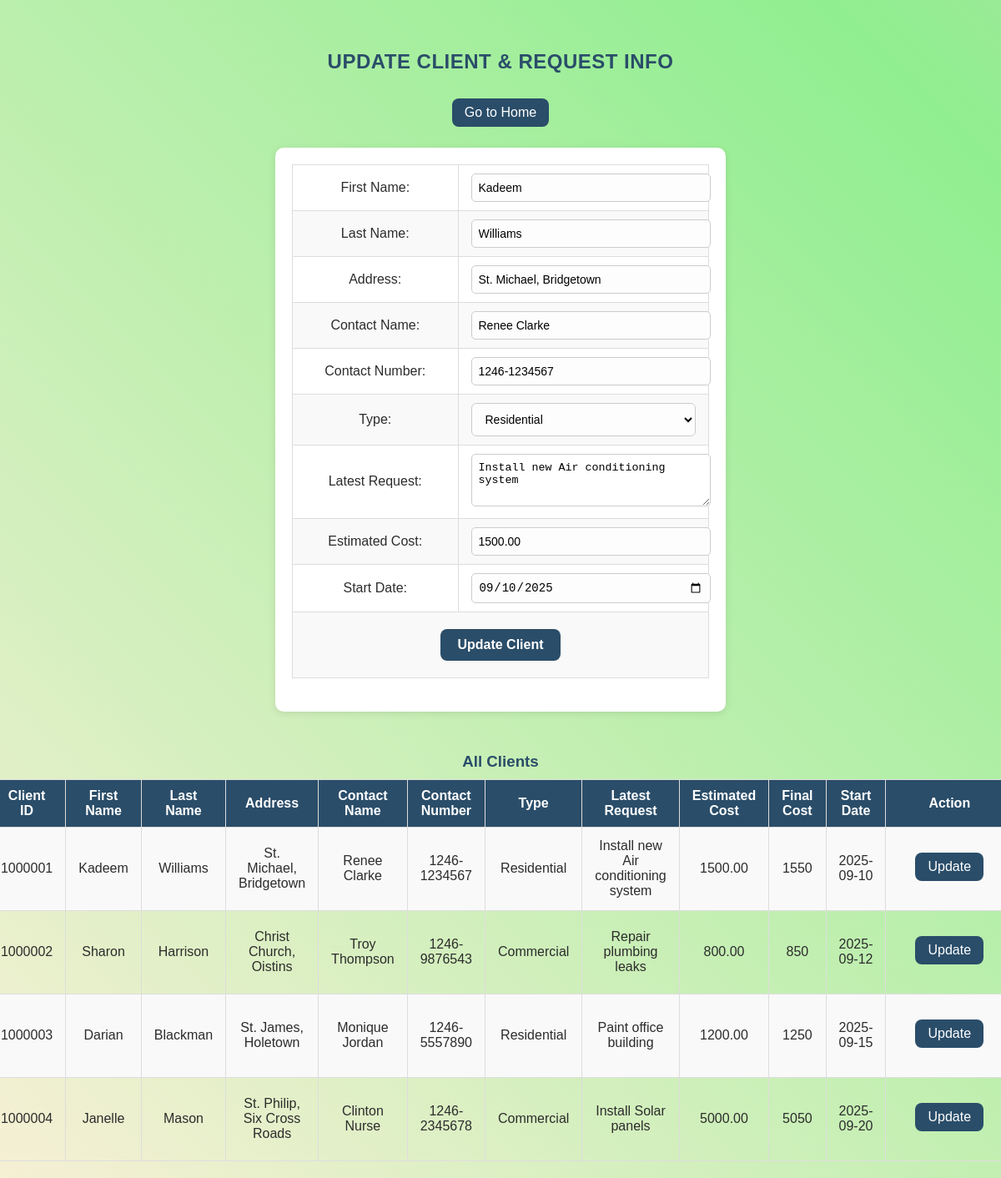
The page /updateClient.php?ClientId=1000001 on the database its author committed.
### tables this page shows
CREATE TABLE IF NOT EXISTS `client` (
  `ClientId` int NOT NULL AUTO_INCREMENT,
  `FirstName` varchar(60) DEFAULT NULL,
  `LastName` varchar(60) DEFAULT NULL,
  `Address` varchar(120) DEFAULT NULL,
  `ContactName` varchar(60) DEFAULT NULL,
  `ContactNumber` varchar(12) DEFAULT NULL,
  `Type` varchar(50) DEFAULT NULL,
  PRIMARY KEY (`ClientId`)
);

### updateClient.php (the view, shortened to what this page needs)
<!DOCTYPE html>
<html>
<head>
    <link rel="stylesheet" href="style.css">
</head>
<body>
    <h2>UPDATE CLIENT & REQUEST INFO</h2>
    <a href="index.php">Go to Home</a>
    <?php
    require_once('mysql_connect.php');
    $ClientId = 0;
    if (isset($_GET['ClientId'])) $ClientId = intval($_GET['ClientId']);
    elseif (isset($_POST['ClientId'])) $ClientId = intval($_POST['ClientId']);
    if ($ClientId > 0) {
        $sql = "SELECT c.*,
                       (SELECT Description FROM Request WHERE ClientId=c.ClientId ORDER BY RequestId DESC LIMIT 1) AS LatestRequest,
                       (SELECT EstimatedCost FROM Request WHERE ClientId=c.ClientId ORDER BY RequestId DESC LIMIT 1) AS EstimatedCost,
                       (SELECT StartDate FROM Request WHERE ClientId=c.ClientId ORDER BY RequestId DESC LIMIT 1) AS StartDate
                FROM Client c
                WHERE c.ClientId=$ClientId";
        $result = mysqli_query($dbcon, $sql);
        if (mysqli_num_rows($result) > 0) {
            $client = mysqli_fetch_assoc($result);
    ?>
            <form action="updateClient.php" method="post">
                <table cellpadding="5" cellspacing="0" border="0">
                    <tr>
                        <td>First Name:</td>
                        <td><input type="text" name="FirstName" value="<?php echo $client['FirstName']; ?>"></td>
                    </tr>
                    <tr>
                        <td>Last Name:</td>
                        <td><input type="text" name="LastName" value="<?php echo $client['LastName']; ?>"></td>
                    </tr>
                    <tr>
                        <td>Address:</td>
                        <td><input type="text" name="Address" value="<?php echo $client['Address']; ?>"></td>
                    </tr>
                    <tr>
                        <td>Contact Name:</td>
                        <td><input type="text" name="ContactName" value="<?php echo $client['ContactName']; ?>"></td>
                    </tr>
                    <tr>
                        <td>Contact Number:</td>
                        <td><input type="text" name="ContactNumber" value="<?php echo $client['ContactNumber']; ?>"></td>
                    </tr>
                    <tr>
                        <td>Type:</td>
                        <td>
                            <select name="Type">
                                <option value="Residential" <?php if ($client['Type'] == 'Residential') echo "selected"; ?>>Residential</option>
                            </select>
                        </td>
                    </tr>
                    <tr>
                        <td>Latest Request:</td>
                        <td><textarea name="Description" rows="3"><?php echo htmlspecialchars($client['LatestRequest']); ?></textarea></td>
                    </tr>
                    <tr>
                        <td>Estimated Cost:</td>
                        <td><input type="number" name="EstimatedCost" value="<?php echo $client['EstimatedCost']; ?>"></td>
                    </tr>
                    <tr>
                        <td>Start Date:</td>
                        <td><input type="date" name="StartDate" value="<?php echo $client['StartDate']; ?>"></td>
                    </tr>
                    <tr>
                        <td colspan="2" align="center">
                            <input type="submit" name="submit" value="Update Client">
                        </td>
                    </tr>
                </table>
            </form>
    <?php
        }
    }
    echo "<h3>All Clients</h3>";
    $allClients = mysqli_query($dbcon, "
        SELECT c.*,
               (SELECT Description FROM Request WHERE ClientId = c.ClientId ORDER BY RequestId DESC LIMIT 1) AS LatestRequest,
               (SELECT EstimatedCost FROM Request WHERE ClientId = c.ClientId ORDER BY RequestId DESC LIMIT 1) AS EstimatedCost,
               (SELECT StartDate FROM Request WHERE ClientId = c.ClientId ORDER BY RequestId DESC LIMIT 1) AS StartDate
        FROM Client c
        ORDER BY c.ClientId ASC
    ");
    if (mysqli_num_rows($allClients) > 0) {
        echo "<table>
                <tr>
                    <th>Client ID</th>
                    <th>First Name</th>
                    <th>Last Name</th>
                    <th>Address</th>
                    <th>Contact Name</th>
                    <th>Contact Number</th>
                    <th>Type</th>
                    <th>Latest Request</th>
                    <th>Estimated Cost</th>
                    <th>Final Cost</th>
                    <th>Start Date</th>
                    <th>Action</th>
                </tr>";
        while ($row = mysqli_fetch_assoc($allClients)) {
            $finalCost = $row['EstimatedCost'] + 50;
            echo "<tr>
                    <td>{$row['ClientId']}</td>
                    <td>{$row['FirstName']}</td>
                    <td>{$row['LastName']}</td>
                    <td>{$row['Address']}</td>
                    <td>{$row['ContactName']}</td>
                    <td>{$row['ContactNumber']}</td>
                    <td>{$row['Type']}</td>
                    <td>" . htmlspecialchars($row['LatestRequest']) . "</td>
                    <td>{$row['EstimatedCost']}</td>
                    <td>{$finalCost}</td>
                    <td>{$row['StartDate']}</td>
                    <td><a class='update-link' href='updateClient.php?ClientId={$row['ClientId']}'>Update</a></td>
                </tr>";
        }
        echo "</table>";
    } else {
        echo "<p>No clients found.</p>";
    }
    ?>
</body>
</html>

### style.css (style rules this page uses)
body { font-family: "Poppins", "Segoe UI", sans-serif; color: #2c2c2c; margin: 0; padding: 0; background: linear-gradient(45deg, #d2001a, #7462ff, purple, pink); background-size: 300% 300%; animation: color 12s ease-in-out infinite; }
h1, h2 { text-align: center; color: #1a237e; letter-spacing: 0.5px; }
a { margin: 20px; padding: 10px 16px; background-color: #3949ab; color: #ffffff; border-radius: 6px; text-align: center; text-decoration: none; font-weight: 500; }
form { width: 70%; max-width: 700px; }
table { width: 100%; border-collapse: collapse; }
td { padding: 12px 8px; vertical-align: middle; }
input[type="text"], input[type="number"], input[type="date"], input[type="email"], select { width: 100%; padding: 10px 12px; border: 1px solid #ccc; border-radius: 6px; background-color: #fdfdfd; font-size: 14px; transition: all 0.3s ease; }
input[type="submit"], input[type="reset"], button { background-color: #3949ab; color: #fff; border: none; padding: 10px 18px; border-radius: 6px; cursor: pointer; font-size: 14px; font-weight: 600; margin: 10px 5px; transition: all 0.3s ease; }

### updateClient.php (style rules this page uses)
body { display: flex; flex-direction: column; align-items: center; justify-content: flex-start; padding-top: 40px; font-family: Arial, sans-serif; background: linear-gradient(45deg, #3BB9FF, #FFF0DB, lightgreen, pink); background-size: 300% 300%; animation: color 12s ease-in-out infinite; }
h2, h3 { text-align: center; color: #2a4d69; margin-bottom: 10px; }
a[href="index.php"], a.update-link { display: inline-block; margin-bottom: 25px; background: #2a4d69; color: #fff; text-decoration: none; padding: 8px 15px; border-radius: 8px; transition: 0.3s; }
form { padding: 20px; margin-bottom: 30px; background: #fff; border-radius: 10px; box-shadow: 0 2px 10px rgba(0, 0, 0, 0.1); width: 500px; max-width: 90%; }
table { border-collapse: collapse; width: 100%; margin-bottom: 20px; }
th, td { border: 1px solid #ddd; padding: 10px 15px; text-align: center; }
th { background: #2a4d69; color: #fff; }
tr:nth-child(even) { background: #f9f9f9; }
textarea, input[type="text"], input[type="number"], input[type="date"] { width: 100%; padding: 8px; border-radius: 5px; border: 1px solid #ccc; }
input[type="submit"] { background: #2a4d69; color: #fff; border: none; padding: 10px 20px; border-radius: 8px; cursor: pointer; font-size: 16px; transition: 0.3s; }

### rows shown on the page
client: FirstName "Kadeem", LastName "Williams", Address "St. Michael, Bridgetown", ContactName "Renee Clarke", ContactNumber "1246-1234567", Type "Residential", ClientId "1000001", LatestRequest "Install new Air conditioning system", EstimatedCost "1500.00", finalCost "1550", StartDate "2025-09-10"
client: ClientId "1000002", FirstName "Sharon", LastName "Harrison", Address "Christ Church, Oistins", ContactName "Troy Thompson", ContactNumber "1246-9876543", Type "Commercial", LatestRequest "Repair plumbing leaks", EstimatedCost "800.00", finalCost "850", StartDate "2025-09-12"
client: ClientId "1000003", FirstName "Darian", LastName "Blackman", Address "St. James, Holetown", ContactName "Monique Jordan", ContactNumber "1246-5557890", Type "Residential", LatestRequest "Paint office building", EstimatedCost "1200.00", finalCost "1250", StartDate "2025-09-15"
client: ClientId "1000004", FirstName "Janelle", LastName "Mason", Address "St. Philip, Six Cross Roads", ContactName "Clinton Nurse", ContactNumber "1246-2345678", Type "Commercial", LatestRequest "Install Solar panels", EstimatedCost "5000.00", finalCost "5050", StartDate "2025-09-20"
